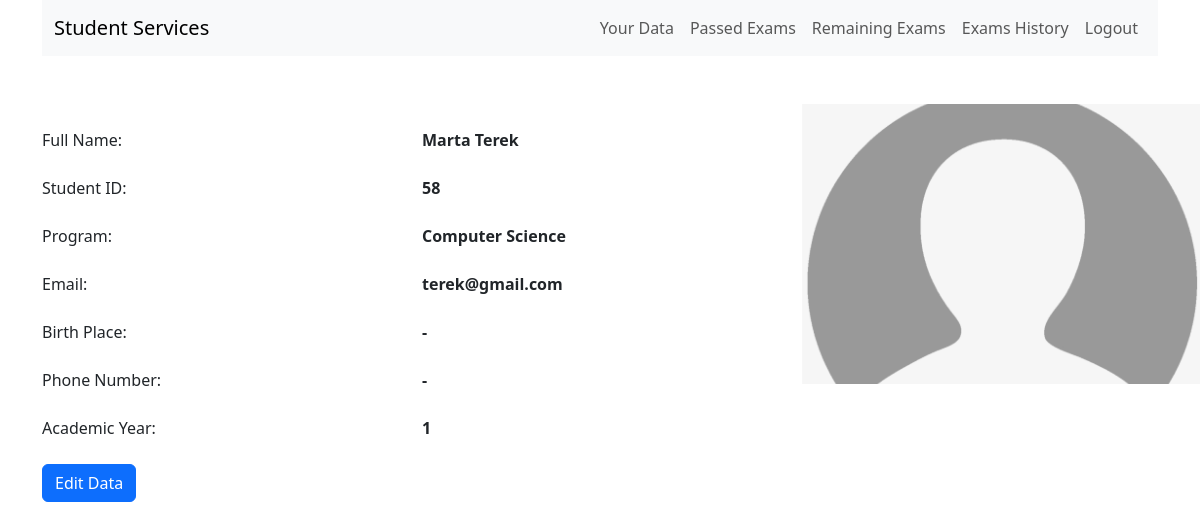
Screenshot of /data.php (signed in) with the database file from the repository.
### tables this page shows
CREATE TABLE `students` (
  `student_id` int(11) NOT NULL,
  `name` varchar(255) NOT NULL,
  `program` varchar(255) NOT NULL,
  `photo_path` varchar(255) DEFAULT NULL,
  `password` varchar(255) NOT NULL,
  `email` varchar(255) NOT NULL,
  `birth_place` varchar(255) NOT NULL,
  `phone_number` varchar(255) NOT NULL,
  `accademic_year` int(11) NOT NULL,
  `is_admin` int(11) NOT NULL
);

CREATE TABLE `programs` (
  `programs_id` int(11) NOT NULL,
  `name` varchar(255) NOT NULL,
  `tag` varchar(255) NOT NULL
);

### app/classes/Student.php (called while the page is built, shortened)
<?php
class Student{
    protected $conn;
    public function __construct(){
        global $conn;
        $this->conn = $conn;
    }
    public function get_all_info($student_id){
        $query = "SELECT students.*,
                        programs.name AS tag
                    FROM students
                    INNER JOIN programs ON students.program = programs.tag
                 WHERE student_id = ?";
        $stmt = $this->conn->prepare($query);
        $stmt->bind_param("i",$student_id);
        $stmt->execute();
        $result = $stmt->get_result();
        return $result->fetch_assoc();
    }
}

### data.php (the view, shortened to what this page needs)
<?php
require_once 'inc/header.php';
$id = $_SESSION['student_id'];
$student_info = $student -> get_all_info($id);
?>
<div class="row">
    <div class="col-md-4">
        <div class="form-group mt-4">
            <label for="name">Full Name:</label>
        </div>
        <div class="form-group mt-4">
            <label for="student_id">Student ID:</label>
        </div>
        <div class="form-group mt-4">
            <label for="program">Program:</label>
        </div>
        <div class="form-group mt-4">
            <label for="email">Email:</label>
        </div>
        <div class="form-group mt-4">
            <label for="birth_place">Birth Place:</label>
        </div>
        <div class="form-group mt-4">
            <label for="phone_number">Phone Number:</label>
        </div>
        <div class="form-group mt-4">
            <label for="accademic_year">Academic Year:</label>
        </div>
        <div class="format-group mt-4">
            <a href="edit_data.php?id=<?= $student_info['student_id']; ?>" class= "btn btn-primary">Edit Data</a>
        </div>
    </div>
    <div class="col-md-4">
        <div class="form-group mt-4">
            <span class="form-control-static"><strong><?= $student_info['name'] ?: '-' ?></strong></span>
        </div>
        <div class="form-group mt-4">
            <span class="form-control-static"><strong><?= $student_info['student_id'] ?: '-' ?></strong></span>
        </div>
        <div class="form-group mt-4">
            <span class="form-control-static"><strong><?= $student_info['tag'] ?: '-' ?></strong></span>
        </div>
        <div class="form-group mt-4">
            <span class="form-control-static"><strong><?= $student_info['email'] ?: '-' ?></strong></span>
        </div>
        <div class="form-group mt-4">
            <span class="form-control-static"><strong><?= $student_info['birth_place'] ?: '-' ?></strong></span>
        </div>
        <div class="form-group mt-4">
            <span class="form-control-static"><strong><?= $student_info['phone_number'] ?: '-' ?></strong></span>
        </div>
        <div class="form-group mt-4">
            <span class="form-control-static"><strong><?= $student_info['accademic_year'] ?: '-' ?></strong></span>
        </div>
    </div>
    <div class="col-md-4">
        <img src="public/student_images/<?php
            if($student_info['photo_path'] === null || !file_exists("public/student_images/" . $student_info['photo_path'])){
                echo 'photo.png';
            }else{
                echo $student_info['photo_path'];
            }?>" style = "object-fit:cover; height: 280px; width:400px">
    </div>
</div>
<?php
require_once 'inc/footer.php';
?>

### rows the page displays
students: name "Marta Terek", student_id "58", programs.name "Computer Science", email "terek@gmail.com", birth_place "-", phone_number "-", accademic_year "1"
